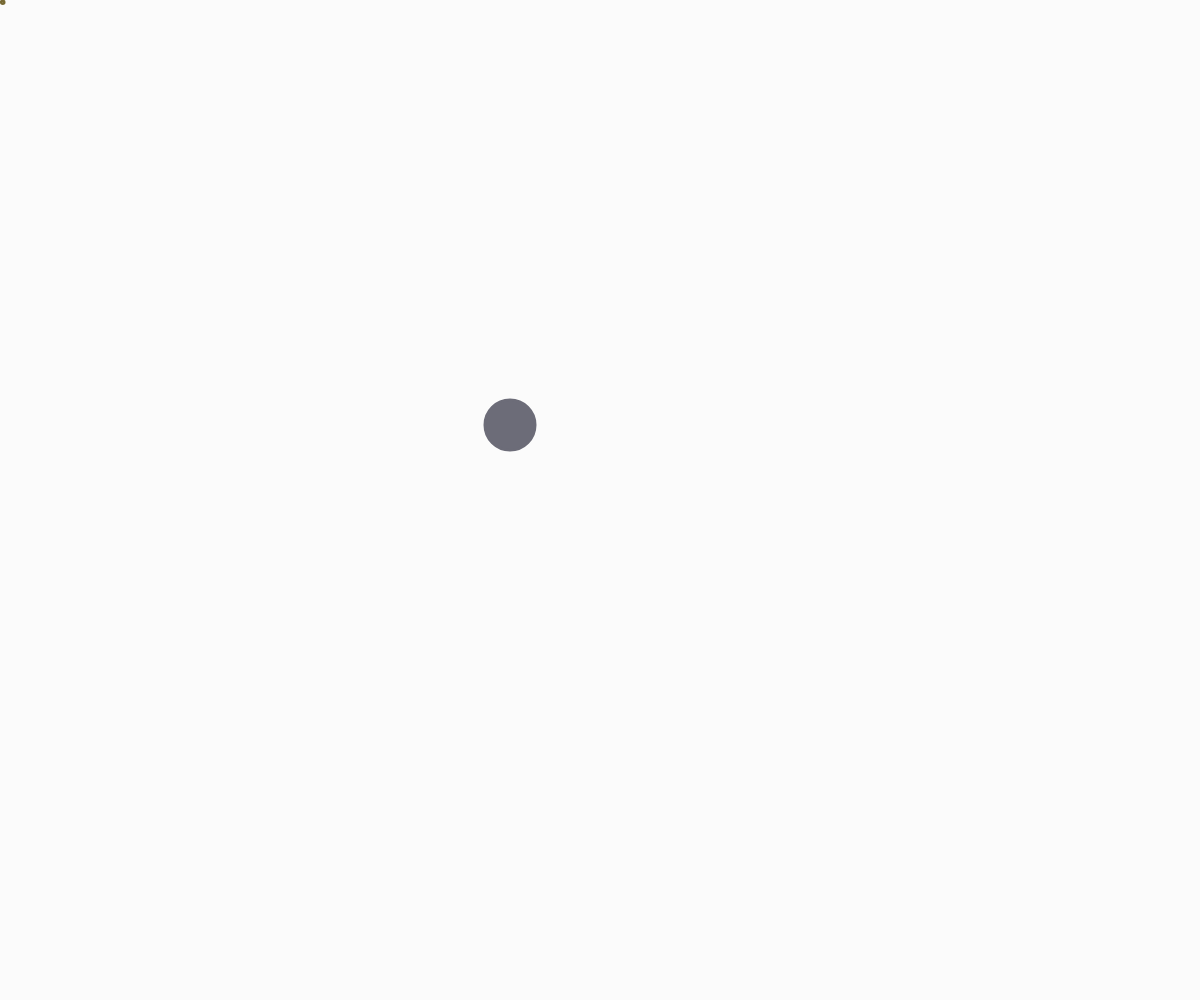
Frame 1 (no input)
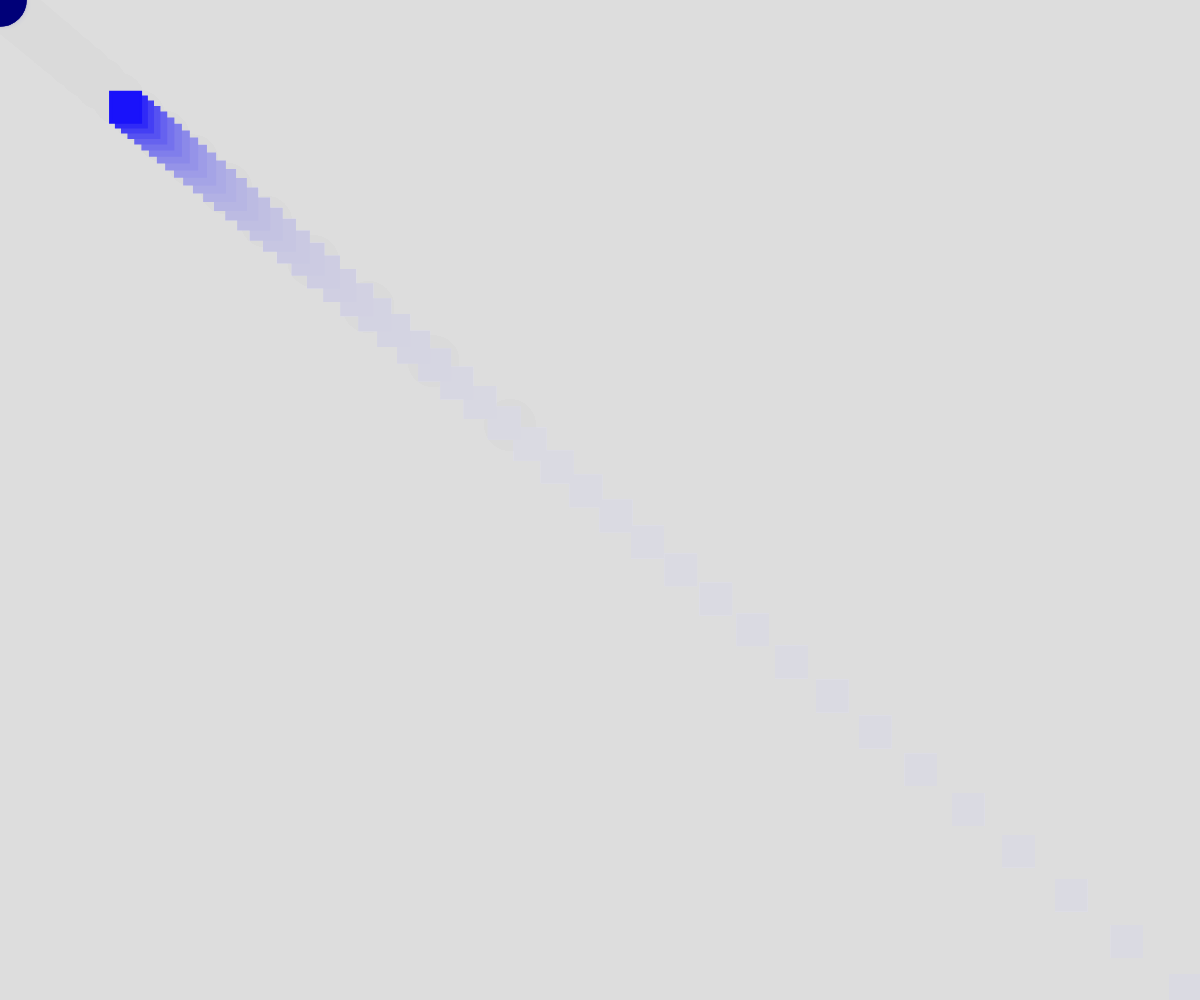
Frame 60 (no input)
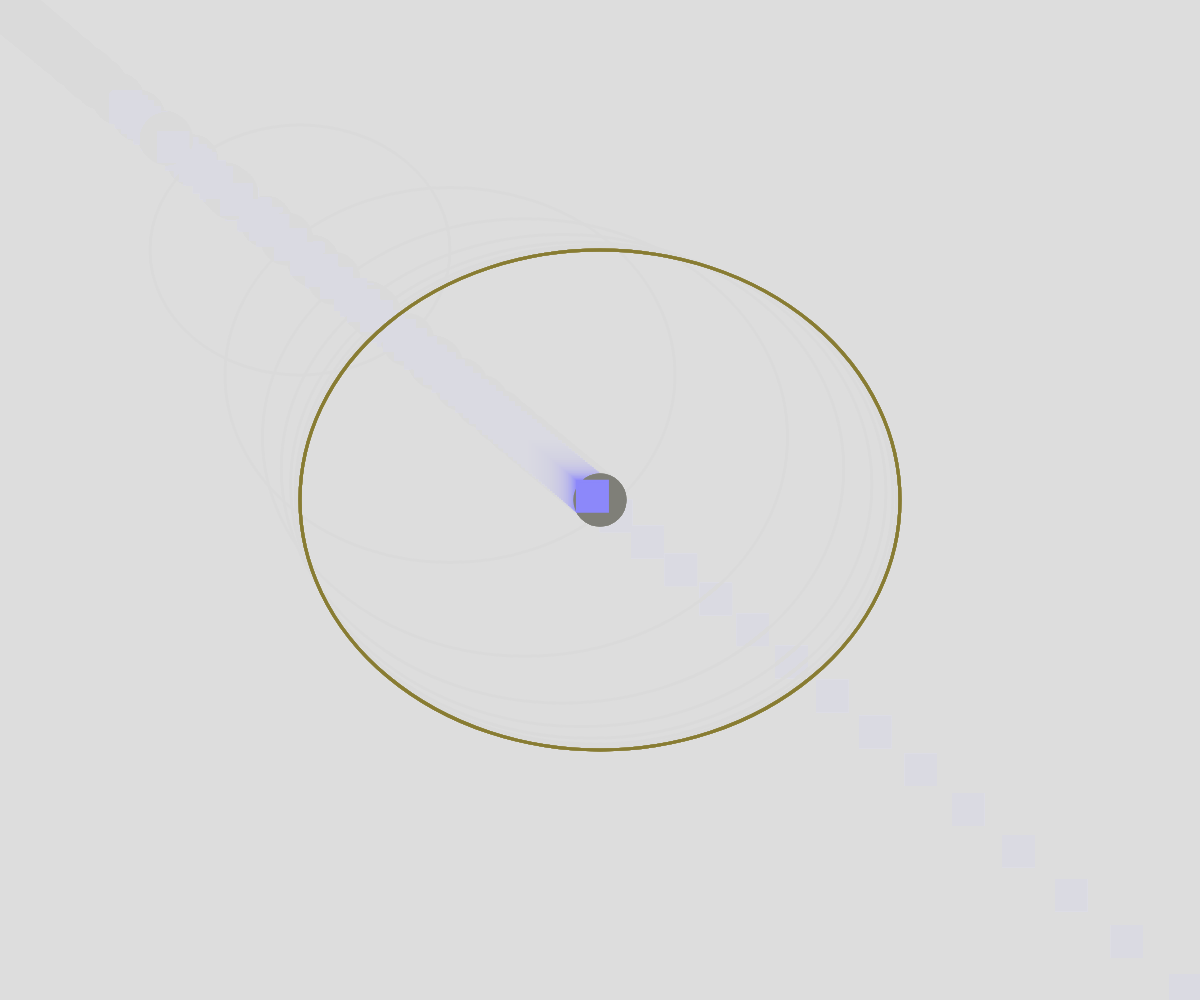
Frame 120 (the mouse pressed at the canvas centre since frame 60)

The p5.js sketch that drew these frames (run headless with seeded random() and noise() and a simulated clock; from frame 60 on, the mouse is pressed at the canvas centre):

// p5.js sketch
// ── sketch.js
// MouseWheel, Map, Lerp
// Ayeman Islam
// Feb 26/26

let x, y;
let x1, y1;
let x2, y2;
let diameter = 50;
let area = 30;

function setup() {
  createCanvas(windowWidth, windowHeight);
  x = width/2; y = height/2;
  x1 = width*2; y1 = height*2
  x2 = width*0.0045; y2 = height*0.0045
  strokeWeight(3);
}

function draw() {
  background(220, 30);
  x = lerp(x, mouseX, 0.15);
  y = lerp(y, mouseY, 0.15);

  x1 = lerp(x1, mouseX, 0.05);
  y1 = lerp(y1, mouseY, 0.05);

  x2 = lerp(x2, mouseX, 0.5);
  y2 = lerp(y2, mouseY, 0.5);

  // line(x,y, mouseX, mouseY);

  let r = map(x, 0, width, 0, 255);
  let g = map(y, 0, height, 0, 255);
  let b = 120;

  let r1 = map(x, 0, width, 25, 255);
  let g1 = map(y, 30, height, 25, 255);
  let b1 = 250;

  let r2 = map(x, 45, width, 25, 255);
  let g2 = map(y, 30, height, 0, 255);
  let b2 = 50;
  
  fill(r, g, b);
  stroke(r, g, b);
  circle(x, y, diameter);

  fill(r1, g1, b1);
  stroke(r1, g1, b1);
  rect(x1, y1, area, area);

  noFill();
  stroke(r2, g2, b2);
  ellipse(x2, y2, x2, y2, x2, y2);

}

function mouseWheel(event) {
  print(event.delta);
  if(event.delta < 0){
    diameter += 5;
  }
  else{
    diameter = max(5, diameter -5);
  }
}
